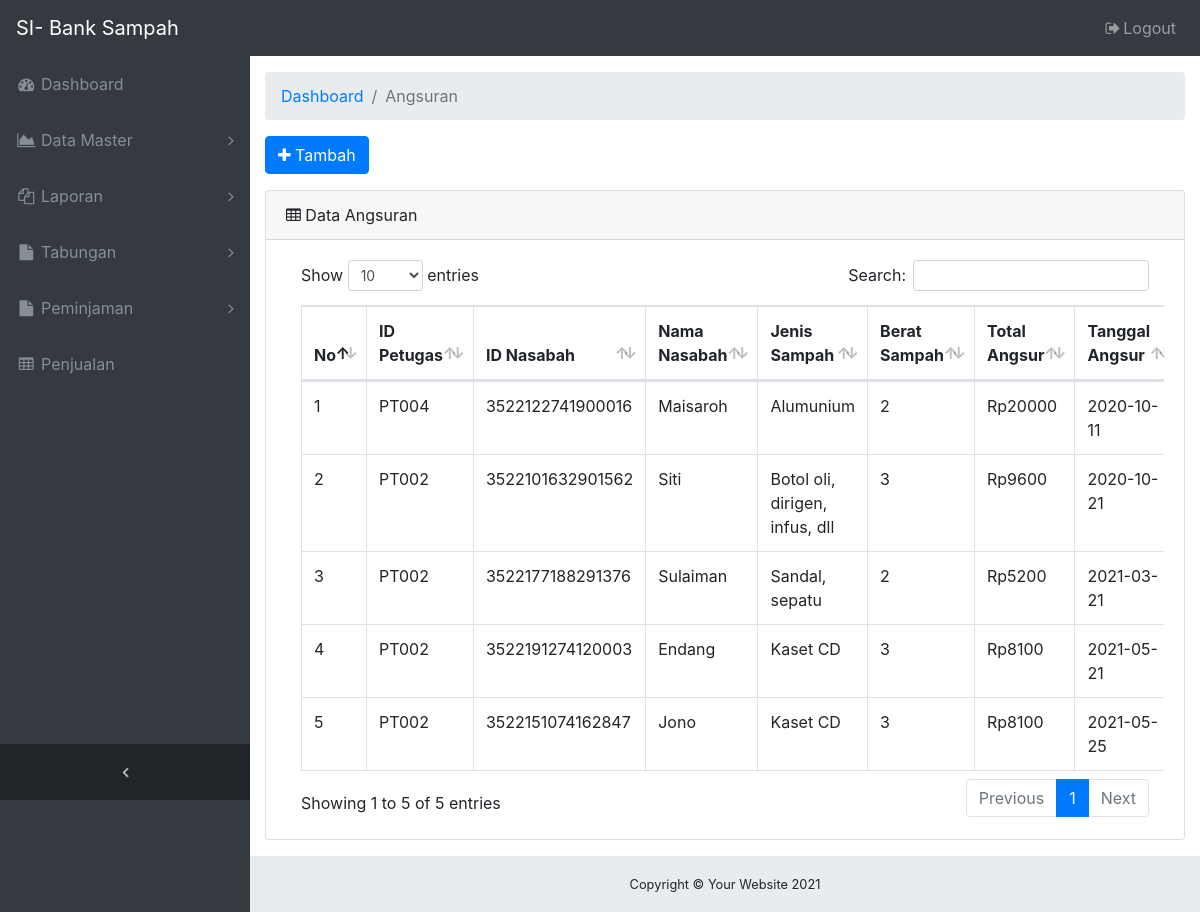
Before: /ADMIN/menu-angsuran.php (signed in) with the older database file.
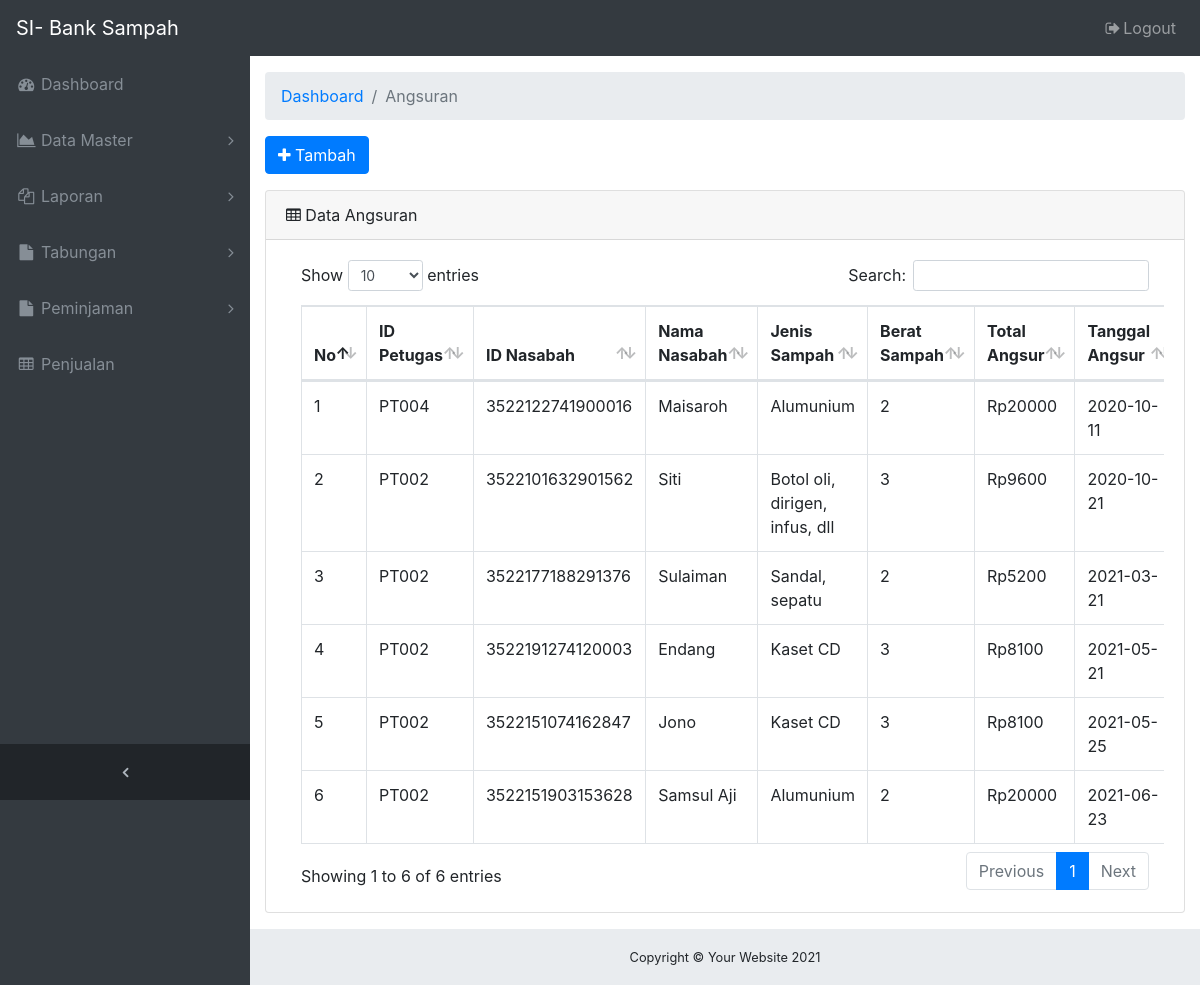
After: the same page with the newer database file.
### tables this page shows
CREATE TABLE `tb_angsuran` (
  `id_angsur` varchar(10) NOT NULL,
  `id_petugas` varchar(10) NOT NULL,
  `id_nasabah` varchar(20) NOT NULL,
  `id_jenis` varchar(10) NOT NULL,
  `berat_angsur` int(11) NOT NULL,
  `total_angsur` int(11) NOT NULL,
  `tanggal_angsur` date NOT NULL
);

CREATE TABLE `tb_nasabah` (
  `id_nasabah` varchar(20) NOT NULL,
  `nama_nasabah` varchar(50) NOT NULL,
  `jk_nasabah` varchar(10) NOT NULL,
  `alamat_nasabah` varchar(50) NOT NULL,
  `telp_nasabah` varchar(15) NOT NULL,
  `pekerjaan_nasabah` varchar(15) NOT NULL,
  `tgl_daftar` date NOT NULL,
  `norek_nasabah` varchar(20) NOT NULL,
  `saldo_nasabah` int(11) NOT NULL,
  `pinjaman_nasabah` int(11) NOT NULL
);

CREATE TABLE `tb_jenis_sampah` (
  `id_jenis` varchar(10) NOT NULL,
  `nama_jenis` varchar(30) NOT NULL,
  `harga_beli` int(11) NOT NULL,
  `harga_jual` int(11) NOT NULL
);

### ADMIN/menu-angsuran.php (the view, shortened to what this page needs)
<!DOCTYPE html>
<html lang="en">
<head>
  <link href="vendor/bootstrap/css/bootstrap.min.css" rel="stylesheet">
  <link href="vendor/font-awesome/css/font-awesome.min.css" rel="stylesheet" type="text/css">
  <link href="vendor/datatables/dataTables.bootstrap4.css" rel="stylesheet">
  <link href="css/sb-admin.css" rel="stylesheet">
  <?php include 'navbar.php'; ?>
</head>
<body class="fixed-nav sticky-footer bg-dark" id="page-top">
  <div class="content-wrapper">
    <div class="container-fluid">
      <ol class="breadcrumb">
        <li class="breadcrumb-item">
          <a href="#">Dashboard</a>
        </li>
        <li class="breadcrumb-item active">Angsuran</li>
      </ol>
      <div class="form-group">
        <a href="form-tambah-angsuran.php" class="btn btn-primary"><i class="fa fa-plus"></i> Tambah</a>
      </div>
      <div class="card mb-3">
        <div class="card-header">
          <i class="fa fa-table"></i> Data Angsuran</div>
        <div class="card-body">
          <div class="table-responsive">
            <table class="table table-bordered" id="dataTable" width="100%" cellspacing="0">
              <thead>
                <tr>
                  <th>No</th>
                  <th>ID Petugas</th>
                  <th>ID Nasabah</th>
                  <th>Nama Nasabah</th>
                  <th>Jenis Sampah</th>
                  <th>Berat Sampah</th>
                  <th>Total Angsur</th>
                  <th>Tanggal Angsur</th>
                </tr>
              </thead>
              <tbody>
                <?php
                include('koneksi_db.php');
                $result = mysqli_query($koneksi,"SELECT a.id_angsur, a.id_petugas, a.id_nasabah, n.nama_nasabah, j.nama_jenis, a.berat_angsur, a.total_angsur, a.tanggal_angsur FROM tb_angsuran a, tb_nasabah n, tb_jenis_sampah j WHERE n.id_nasabah = a.id_nasabah AND j.id_jenis = a.id_jenis ORDER BY a.id_angsur ASC");
                $nomor = 1;
                ?>
                <?php
                  while($data = mysqli_fetch_array($result)) {
                    echo "<tr>";
                    echo "<td>".$nomor++."</td>";
                    echo "<td>".$data['id_petugas']."</td>";
                    echo "<td>".$data['id_nasabah']."</td>";
                    echo "<td>".$data['nama_nasabah']."</td>";
                    echo "<td>".$data['nama_jenis']."</td>";
                    echo "<td>".$data['berat_angsur']."</td>";
                    echo "<td>Rp".$data['total_angsur']."</td>";
                    echo "<td>".$data['tanggal_angsur']."</td>";
                    echo "</tr>";
                  }
                 ?>
              </tbody>
            </table>
          </div>
        </div>
      </div>
    </div>
    <?php include 'footer.php'; ?>
  </div>
</body>
</html>

Changed rows visible on the page:
added tb_angsuran: id_petugas "PT002", id_nasabah "3522151903153628", id_nasabah.nama_nasabah "Samsul Aji", id_jenis.nama_jenis "Alumunium", berat_angsur "2", total_angsur "20000", tanggal_angsur "2021-06-23"
Other visible differences:
text written by a page script: "Show entries Search: Showing 1 to 5 of 5 entries Previous 1 Next" → "Show entries Search: Showing 1 to 6 of 6 entries Previous 1 Next"
